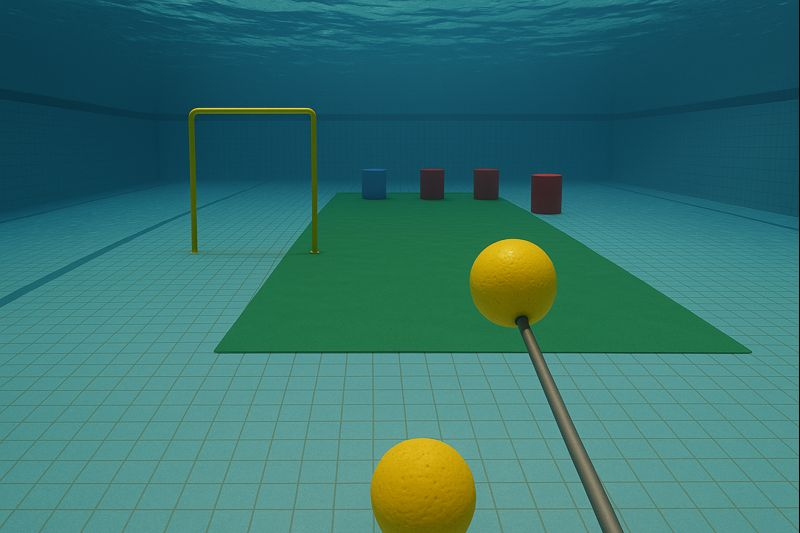
#> input picture Input/arena.png, 800 x 533 px
$ python green_mat_detection.py
#> lines starting #> are read from the running program, lines starting #| are printed output that depends on the picture; after the words box and inside, x2 and y2 are one past the last pixel; in counts of white or black regions, pixels touching at a corner belong together
import cv2
import numpy as np

image_path = r"../Input/arena.png"
image = cv2.imread(image_path)
#> image is the input picture: shape (533, 800, 3); mean B, G, R 110.5, 114.8, 53.3

# ------------------------------
# Optional CLAHE on LAB
# ------------------------------
def clahe_on_lab(bgr, enable=True):
#> called with enable = True
    if not enable:
        return bgr

    lab = cv2.cvtColor(bgr, cv2.COLOR_BGR2LAB)
#> lab: shape (533, 800, 3); mean of channels 0, 1, 2 113.4, 109.5, 124
    l, a, b = cv2.split(lab)
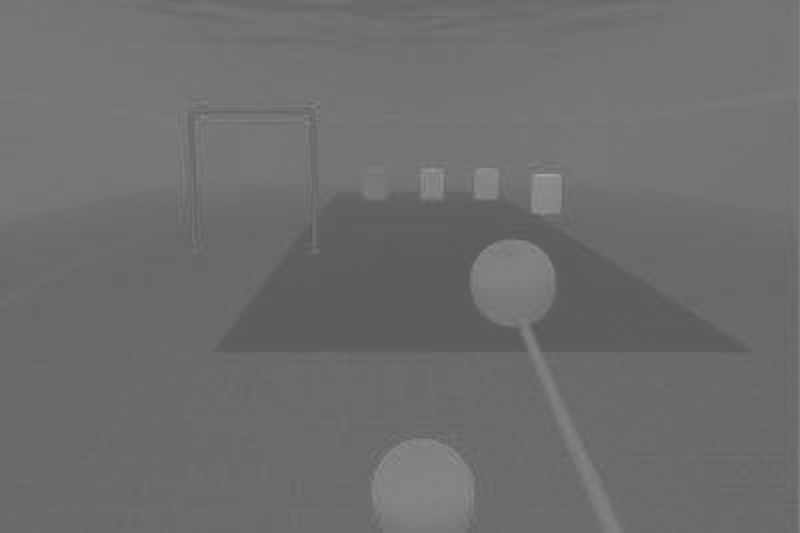
#> a: shape (533, 800); min 89, max 166, mean 109.5

    clahe = cv2.createCLAHE(clipLimit=2.0, tileGridSize=(8, 8))
    l = clahe.apply(l)
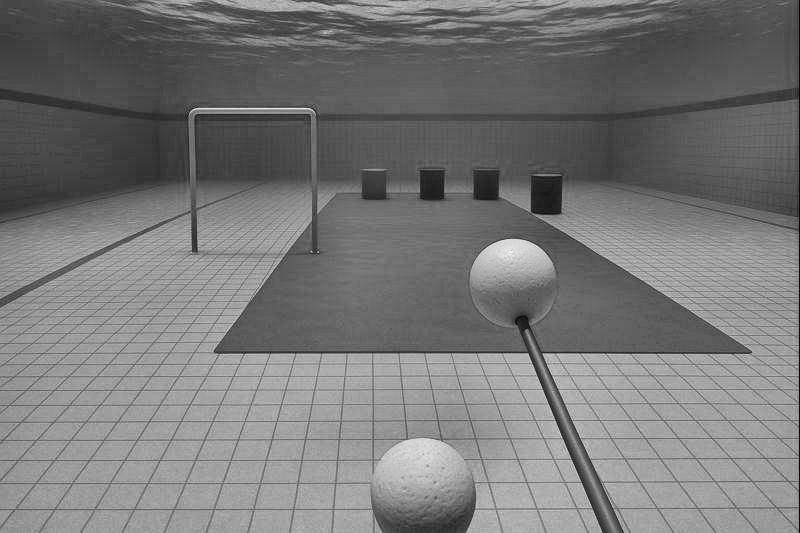
#> l: shape (533, 800); min 5, max 237, mean 119.7

    lab = cv2.merge((l, a, b))
#> lab: shape (533, 800, 3); mean of channels 0, 1, 2 119.7, 109.5, 124
    return cv2.cvtColor(lab, cv2.COLOR_LAB2BGR)
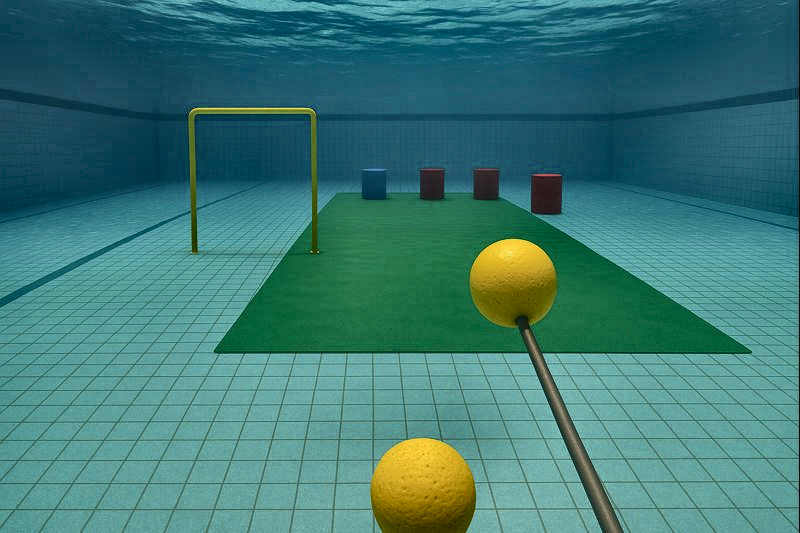
#> returned value: shape (533, 800, 3); mean B, G, R 117.6, 121.5, 60.1

# Step 1: Original
processed = image.copy()

# Step 2: CLAHE (disable if not required)
processed = clahe_on_lab(processed, enable=True)

# Step 3: Bilateral filter (edge-preserving)
processed = cv2.bilateralFilter(processed, d=7, sigmaColor=75, sigmaSpace=75)

# ------------------------------
# Green Detection (BGR-based)
# ------------------------------
b, g, r = cv2.split(processed)
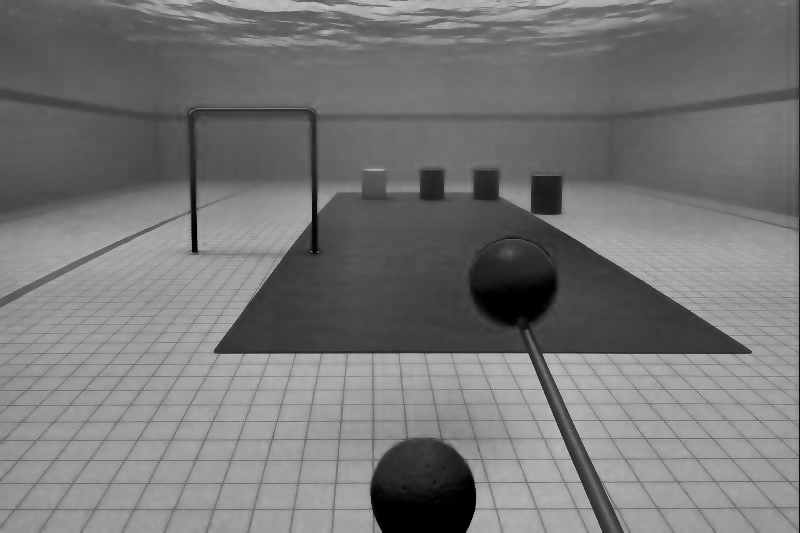
#> b: shape (533, 800); min 0, max 193, mean 117.8
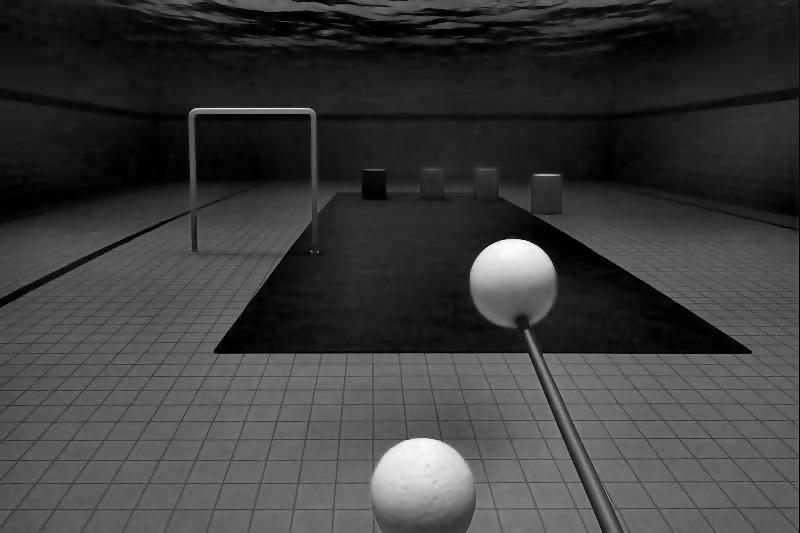
#> r: shape (533, 800); min 0, max 252, mean 60.2

# Green dominance logic
green_mask = np.zeros_like(g)
green_mask[(g > 80) & (g > r + 15) & (g > b + 15)] = 255

# ------------------------------
# Morphological cleanup
# ------------------------------
kernel = cv2.getStructuringElement(cv2.MORPH_RECT, (7, 7))
green_mask = cv2.morphologyEx(green_mask, cv2.MORPH_CLOSE, kernel)
green_mask = cv2.morphologyEx(green_mask, cv2.MORPH_OPEN, kernel)

# ------------------------------
# Area Filtering & Detection
# ------------------------------
contours, _ = cv2.findContours(
    green_mask, cv2.RETR_EXTERNAL, cv2.CHAIN_APPROX_SIMPLE
)

output = image.copy()

for cnt in contours:
    area = cv2.contourArea(cnt)
    if area > 3000:  # tune based on image size
        x, y, w, h = cv2.boundingRect(cnt)
        cv2.rectangle(output, (x, y), (x + w, y + h), (0, 255, 0), 3)
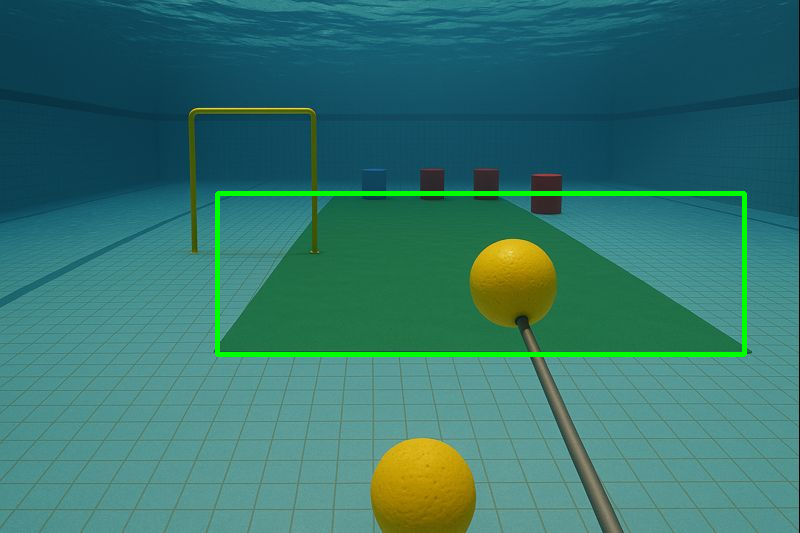
#> output: shape (533, 800, 3); 1.61% of pixels changed, all inside (x1, y1, x2, y2) = (215, 191, 747, 357)

# ------------------------------
# Display
# ------------------------------
cv2.imshow("Original", image)
cv2.imshow("Processed (CLAHE + Bilateral)", processed)
cv2.imshow("Green Mask", green_mask)
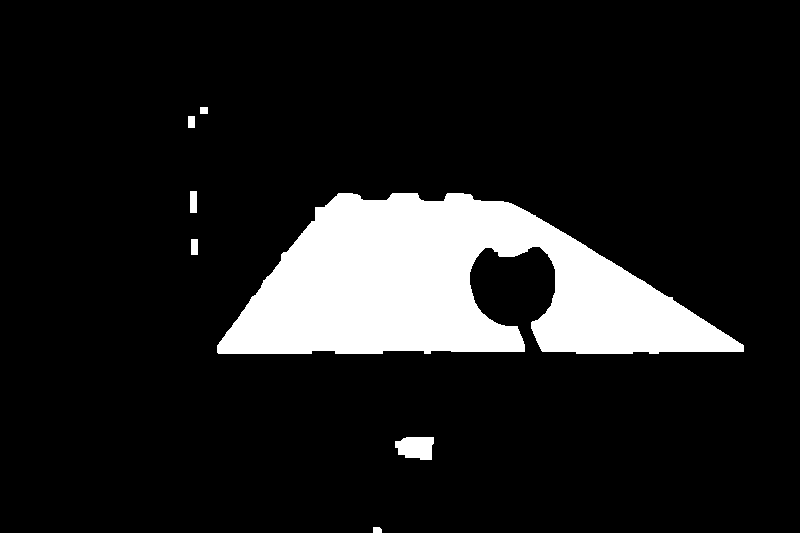
#> window 'Green Mask': shape (533, 800); 12.1% white; 7 white regions, largest, box (x1, y1, x2, y2) and area: (217, 193, 744, 354) 50508, (395, 437, 434, 460) 733, (190, 191, 197, 213) 154
cv2.imshow("Final Detection", output)

cv2.waitKey(0)
cv2.destroyAllWindows()
